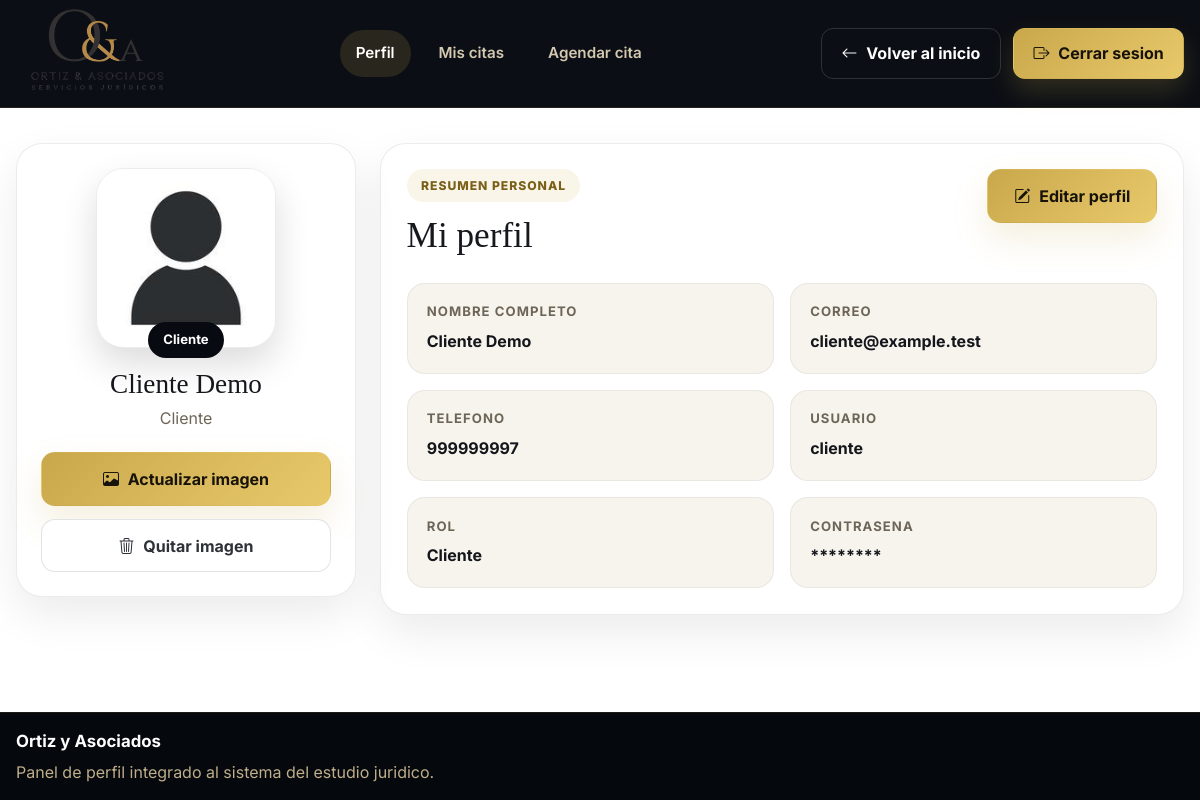
/Cliente/Perfil.php (signed in), run on the app's committed database.
### tables this page shows
CREATE TABLE IF NOT EXISTS usuarios (
  id INT AUTO_INCREMENT PRIMARY KEY,
  nombre VARCHAR(100) NOT NULL,
  apellido_paterno VARCHAR(100) NOT NULL,
  apellido_materno VARCHAR(100) NULL,
  correo VARCHAR(150) NOT NULL UNIQUE,
  telefono VARCHAR(30) NULL,
  usuario VARCHAR(80) NOT NULL UNIQUE,
  `contrasena` VARCHAR(255) NOT NULL,
  rol ENUM('cliente', 'abogado', 'administrador') NOT NULL DEFAULT 'cliente',
  imagen VARCHAR(255) NOT NULL DEFAULT 'default.png',
  is_active TINYINT(1) NOT NULL DEFAULT 1,
  creado_en TIMESTAMP NOT NULL DEFAULT CURRENT_TIMESTAMP,
  last_login_at DATETIME NULL,
  password_change_required TINYINT(1) NOT NULL DEFAULT 0,
  estado_cliente VARCHAR(30) NOT NULL DEFAULT 'activo',
  INDEX idx_usuarios_estado_cliente (rol, estado_cliente, is_active)
);

### resources/views/Cliente/Perfil.php (called while the page is built, shortened)
<?php
require_once 'model/Usuario.php';
require_once __DIR__ . '/config/app.php';
$base_url = app_base_url();
$profilePageTitle = 'Mi perfil';
$profileHomeUrl = $base_url . 'index.php';
$profileBackUrl = $base_url . 'index.php';
$profileBackLabel = 'Volver al inicio';
$profileNavItems = [
    ['label' => 'Perfil', 'href' => $base_url . 'Cliente/Perfil.php', 'active' => true],
    ['label' => 'Mis citas', 'href' => $base_url . 'Cliente/Citas.php', 'active' => false],
    ['label' => 'Agendar cita', 'href' => $base_url . 'Cliente/SolicitarCita.php', 'active' => false],
];
include __DIR__ . '/../Compartido/PlantillaPerfil.php';

### public/Cliente/Perfil.php (called while the page is built, shortened)
<?php
require_once dirname(__DIR__, 2) . '/resources/views/Cliente/Perfil.php';
?>

### config/app.php (called while the page is built, shortened)
<?php
if (!function_exists('app_base_url')) {
function app_base_url() {
    $configuredBaseUrl = getenv('APP_BASE_URL');
    $https = (!empty($_SERVER['HTTPS']) && $_SERVER['HTTPS'] !== 'off');
    $scheme = $https ? 'https' : 'http';
    $host = $_SERVER['HTTP_HOST'] ?? 'localhost';
    return $scheme . '://' . $host . '/';
}
}
?>

### app/Helpers/Conexion.php (called while the page is built, shortened)
<?php
class Conexion {
    public $conn;
    public function __construct() {
        $this->servername = getenv('DB_HOST') ?: 'localhost';
        $this->username = getenv('DB_USER') ?: 'root';
        $this->password = getenv('DB_PASSWORD') !== false ? getenv('DB_PASSWORD') : '';
        $this->dbname = getenv('DB_NAME') ?: 'estudiojuridico';
        $this->port = (int) (getenv('DB_PORT') ?: 3307);
        $this->conn = new mysqli($this->servername, $this->username, $this->password, $this->dbname, $this->port);
        $this->conn->set_charset('utf8mb4');
    }
    public function getConnection() {
        return $this->conn;
    }
}
?>

### app/Repositories/UsuarioDAO.php (called while the page is built, shortened)
<?php
require_once dirname(__DIR__) . '/Helpers/Conexion.php';
require_once dirname(__DIR__) . '/Models/Usuario.php';
class UsuarioDAO
{
    private $conn;
    public function __construct()
    {
        $conexion = new Conexion();
        $this->conn = $conexion->getConnection();
        $this->ensureClienteLifecycleSchema();
    }
    public function obtenerPorId($id)
    {
        $sql = "SELECT * FROM usuarios WHERE id = ?";
        $stmt = $this->conn->prepare($sql);
        $stmt->bind_param('i', $id);
        $stmt->execute();
        $result = $stmt->get_result();
        if ($result->num_rows == 1) {
            $row = $result->fetch_assoc();
            return $this->mapearUsuario($row);
        }
        return null;
    }
    private function ensureClienteLifecycleSchema(): void
    {
        $this->ensureColumn('usuarios', 'last_login_at', 'DATETIME NULL AFTER creado_en');
        $this->ensureColumn('usuarios', 'password_change_required', 'TINYINT(1) NOT NULL DEFAULT 0 AFTER last_login_at');
        $this->ensureColumn('usuarios', 'estado_cliente', "VARCHAR(30) NOT NULL DEFAULT 'activo' AFTER password_change_required");
        $this->conn->query(
            "CREATE TABLE IF NOT EXISTS clientes_eliminados (
                id BIGINT AUTO_INCREMENT PRIMARY KEY,
                usuario_hash CHAR(64) NOT NULL,
                correo_hash CHAR(64) NULL,
                motivo VARCHAR(160) NOT NULL,
                eliminado_por INT NULL,
                eliminado_en TIMESTAMP NOT NULL DEFAULT CURRENT_TIMESTAMP,
                UNIQUE KEY uq_clientes_eliminados_usuario_hash (usuario_hash),
                INDEX idx_clientes_eliminados_correo_hash (correo_hash)
            ) ENGINE=InnoDB DEFAULT CHARSET=utf8mb4 COLLATE=utf8mb4_unicode_ci"
        );
    }
    private function ensureColumn(string $table, string $column, string $definition): void
    {
        $stmt = $this->conn->prepare(
            "SELECT COUNT(*) AS total
             FROM information_schema.COLUMNS
             WHERE TABLE_SCHEMA = DATABASE() AND TABLE_NAME = ? AND COLUMN_NAME = ?"
        );
        $stmt->bind_param('ss', $table, $column);
        $stmt->execute();
        $exists = (int) $stmt->get_result()->fetch_assoc()['total'] > 0;
    }
    private function mapearUsuario(array $row)
    {
        $usuario = new Usuario();
        $usuario->setId($row['id']);
        $usuario->setNombre($row['nombre']);
        $usuario->setApellidoPaterno($row['apellido_paterno']);
        $usuario->setApellidoMaterno($row['apellido_materno']);
        $usuario->setCorreo($row['correo']);
        $usuario->setTelefono($row['telefono']);
        $usuario->setUsuario($row['usuario']);
        $usuario->setContrasena($row['contrasena']);
        $usuario->setRol($row['rol']);
        $usuario->setImagen($row['imagen']);
        $usuario->setIsActive($row['is_active'] ?? 1);
        $usuario->setCreadoEn($row['creado_en'] ?? null);
        $usuario->setLastLoginAt($row['last_login_at'] ?? null);
        $usuario->setPasswordChangeRequired($row['password_change_required'] ?? 0);
        $usuario->setEstadoCliente($row['estado_cliente'] ?? 'activo');
        return $usuario;
    }
}

### app/Models/Usuario.php (called while the page is built, shortened)
<?php
class Usuario {
    private $id;
    private $nombre;
    private $apellido_paterno;
    private $apellido_materno;
    private $correo;
    private $telefono;
    private $usuario;
    private $imagen;
    public function getId() {
        return $this->id;
    }
    public function setId($id) {
        $this->id = $id;
    }
    public function getNombre() {
        return $this->nombre;
    }
    public function setNombre($nombre) {
        $this->nombre = $nombre;
    }
    public function getApellidoPaterno() {
        return $this->apellido_paterno;
    }
    public function setApellidoPaterno($apellido_paterno) {
        $this->apellido_paterno = $apellido_paterno;
    }
    public function getApellidoMaterno() {
        return $this->apellido_materno;
    }
    public function setApellidoMaterno($apellido_materno) {
        $this->apellido_materno = $apellido_materno;
    }
    public function getCorreo() {
        return $this->correo;
    }
    public function setCorreo($correo) {
        $this->correo = $correo;
    }
    public function getTelefono() {
        return $this->telefono;
    }
    public function setTelefono($telefono) {
        $this->telefono = $telefono;
    }
    public function getUsuario() {
        return $this->usuario;
    }
    public function setUsuario($usuario) {
        $this->usuario = $usuario;
    }
    public function getImagen() {
        return $this->imagen;
    }
    public function setImagen($imagen) {
        $this->imagen = $imagen;
    }
}
?>

### config/storage.php (called while the page is built, shortened)
<?php
function storage_image_url($image, $baseUrl) {
    if (!$image || $image === 'default.png') {
        return rtrim($baseUrl, '/') . '/assets/img/default.png';
    }
    return rtrim($baseUrl, '/') . '/assets/img/' . $image;
}
?>

### resources/views/Compartido/PlantillaPerfil.php (the view, shortened to what this page needs)
<?php
require_once dirname(__DIR__, 3) . '/app/Models/Usuario.php';
require_once dirname(__DIR__, 3) . '/app/Repositories/UsuarioDAO.php';
require_once __DIR__ . '/config/storage.php';
require_once __DIR__ . '/config/app.php';
$base_url = app_base_url();
$usuarioSesion = $_SESSION['usuario'];
$usuarioId = $usuarioSesion->getId();
$rol = $usuarioSesion->getRol();
$usuarioDAO = new UsuarioDAO();
$usuario = $usuarioDAO->obtenerPorId($usuarioId);
$profilePageTitle = $profilePageTitle ?? 'Mi perfil';
$profileBackUrl = $profileBackUrl ?? ($base_url . 'index.php');
$profileBackLabel = $profileBackLabel ?? 'Volver';
$profileHomeUrl = $profileHomeUrl ?? $profileBackUrl;
$profileNavItems = $profileNavItems ?? [];
$rolLabels = [
    'cliente' => 'Cliente',
    'abogado' => 'Abogado',
    'administrador' => 'Administrador',
];
$rolLabel = $rolLabels[$rol] ?? ucfirst($rol);
$fullName = trim($usuario->getNombre() . ' ' . $usuario->getApellidoPaterno() . ' ' . $usuario->getApellidoMaterno());
?>
<!DOCTYPE html>
<html lang="es">
<head>
    <link href="https://cdn.jsdelivr.net/npm/bootstrap@5.3.3/dist/css/bootstrap.min.css" rel="stylesheet">
    <link href="https://cdn.jsdelivr.net/npm/bootstrap-icons@1.11.3/font/bootstrap-icons.css" rel="stylesheet">
    <link rel="stylesheet" href="<?php echo $base_url; ?>assets/css/profile.css">
</head>
<body class="profile-page">
    <header class="profile-header">
        <div class="profile-shell profile-header__inner">
            <a href="<?php echo htmlspecialchars($profileHomeUrl); ?>" class="profile-brand">
                <img src="<?php echo $base_url; ?>assets/img/Ortiz_y_Asociados.png" alt="Ortiz y Asociados" class="profile-brand__logo">
            </a>
            <?php if (!empty($profileNavItems)) : ?>
                <nav class="profile-nav" aria-label="Navegacion de perfil">
                    <?php foreach ($profileNavItems as $item) : ?>
                        <a
                            href="<?php echo htmlspecialchars($item['href']); ?>"
                            class="profile-nav__link<?php echo !empty($item['active']) ? ' is-active' : ''; ?>">
                            <?php echo htmlspecialchars($item['label']); ?>
                        </a>
                    <?php endforeach; ?>
                </nav>
            <?php endif; ?>
            <div class="profile-header__actions">
                <?php if (!empty($profileBackUrl)) : ?>
                    <a href="<?php echo htmlspecialchars($profileBackUrl); ?>" class="profile-header__button profile-header__button--ghost">
                        <i class="bi bi-arrow-left"></i>
                        <span><?php echo htmlspecialchars($profileBackLabel); ?></span>
                    </a>
                <?php endif; ?>
                <a href="<?php echo $base_url; ?>CerrarSesion.php" class="profile-header__button profile-header__button--dark">
                    <i class="bi bi-box-arrow-right"></i>
                    <span>Cerrar sesion</span>
                </a>
            </div>
        </div>
    </header>
    <main class="profile-main">
        <div class="profile-shell">
            <section class="profile-layout">
                <aside class="profile-card profile-card--sidebar">
                    <div class="profile-avatar-wrap">
                        <img
                            src="<?php echo storage_image_url($usuario->getImagen(), $base_url); ?>"
                            alt="Imagen de perfil"
                            class="profile-avatar">
                        <span class="profile-role-chip"><?php echo htmlspecialchars($rolLabel); ?></span>
                    </div>
                    <div class="profile-identity">
                        <h2><?php echo htmlspecialchars($fullName); ?></h2>
                        <p><?php echo htmlspecialchars($rolLabel); ?></p>
                    </div>
                    <div class="profile-upload">
                        <form action="<?php echo $base_url; ?>Controladores/ControladorPerfil.php" method="POST" enctype="multipart/form-data" id="uploadForm">
                            <button type="button" class="profile-action-button profile-action-button--primary" onclick="document.getElementById('imagen').click();">
                                <i class="bi bi-image"></i>
                                <span>Actualizar imagen</span>
                            </button>
                        </form>
                        <form action="<?php echo $base_url; ?>Controladores/ControladorPerfil.php" method="POST">
                            <button type="submit" class="profile-action-button profile-action-button--muted">
                                <i class="bi bi-trash3"></i>
                                <span>Quitar imagen</span>
                            </button>
                        </form>
                    </div>
                </aside>
                <section class="profile-card profile-card--content">
                    <div class="profile-card__head">
                        <div>
                            <span class="profile-card__eyebrow">Resumen personal</span>
                            <h2><?php echo htmlspecialchars($profilePageTitle); ?></h2>
                        </div>
                        <?php if ($rol === 'abogado' || $rol === 'cliente') : ?>
                            <button class="profile-edit-button" data-bs-toggle="modal" data-bs-target="#editPerfilModal" type="button">
                                <i class="bi bi-pencil-square"></i>
                                <span>Editar perfil</span>
                            </button>
                        <?php endif; ?>
                    </div>
                    <div class="profile-details">
                        <article class="profile-detail">
                            <span>Nombre completo</span>
                            <strong><?php echo htmlspecialchars($fullName); ?></strong>
                        </article>
                        <article class="profile-detail">
                            <span>Correo</span>
                            <strong><?php echo htmlspecialchars($usuario->getCorreo()); ?></strong>
                        </article>
                        <article class="profile-detail">
                            <span>Telefono</span>
                            <strong><?php echo htmlspecialchars($usuario->getTelefono() ?: 'No registrado'); ?></strong>
                        </article>
                        <article class="profile-detail">
                            <span>Usuario</span>
                            <strong><?php echo htmlspecialchars($usuario->getUsuario()); ?></strong>
                        </article>
                        <article class="profile-detail">
                            <span>Rol</span>
                            <strong><?php echo htmlspecialchars($rolLabel); ?></strong>
                        </article>
                        <article class="profile-detail">
                            <span>Contrasena</span>
                            <strong>********</strong>
                        </article>
                    </div>
                </section>
            </section>
        </div>
    </main>
    <footer class="profile-footer">
        <div class="profile-shell profile-footer__inner">
            <div>
                <strong>Ortiz y Asociados</strong>
                <p>Panel de perfil integrado al sistema del estudio juridico.</p>
            </div>
        </div>
    </footer>
</body>
</html>

### data on the page
usuarios: imagen (placeholder picture), rol "Cliente", fullName "Cliente Demo", correo "cliente@example.test", telefono "999999997", usuario "cliente"

### other printed values
$item['label'] "Perfil"
$item['label'] "Mis citas"
$item['label'] "Agendar cita"
$profileBackLabel "Volver al inicio"
$profilePageTitle "Mi perfil"
